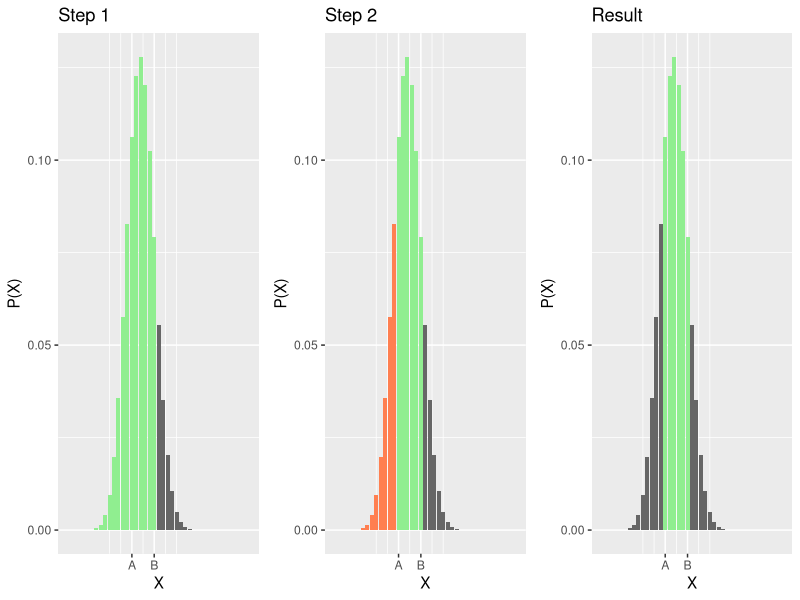
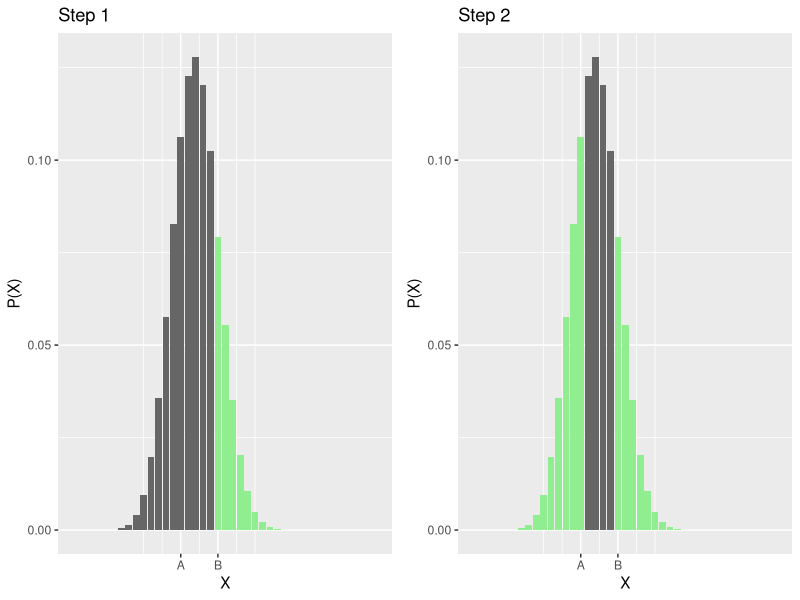
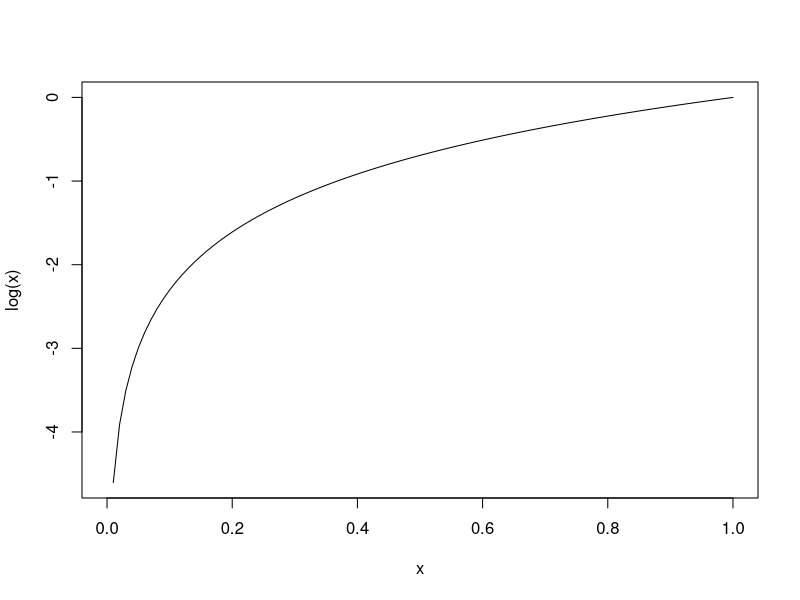

Recreate these plots in R, in order.
## ---- chunk 1
library(ggplot2)
library(gridExtra)
library(knitr)
library(kableExtra)
## ---- chunk 2

p1 <- ggplot(data.frame(x=0:40,
									y=dbinom(0:40, size=40, prob=0.4), 
									col=as.character(c(rep("green",15), rep("green",5),rep("grey",41-15-5))))) +
	geom_bar(aes(x=x,y=y,fill=col), stat="identity") +
	scale_x_continuous(labels=c("A", "B"), breaks=c(14 , 19))+ 
	theme(legend.position = "none")+
	scale_fill_manual("", values = c("red"="coral","green" = "lightgreen", "grey" = "grey40"))+
	coord_cartesian(clip = 'off')+
	labs(x="X", y="P(X)", title="Step 1")


p2 <- ggplot(data.frame(x=0:40,
									y=dbinom(0:40, size=40, prob=0.4), 
									col=as.character(c(rep("red",14), rep("green",6),rep("grey",41-15-5))))) +
	geom_bar(aes(x=x,y=y,fill=col), stat="identity") +
	scale_x_continuous(labels=c("A", "B"), breaks=c(14 , 19))+ 
	theme(legend.position = "none")+
	scale_fill_manual("", values = c("red"="coral","green" = "lightgreen", "grey" = "grey40"))+
	coord_cartesian(clip = 'off')+
	labs(x="X", y="P(X)", title="Step 2")

p3 <- ggplot(data.frame(x=0:40,
									y=dbinom(0:40, size=40, prob=0.4), 
									col=as.character(c(rep("grey",14), rep("green",6),rep("grey",41-15-5))))) +
	geom_bar(aes(x=x,y=y,fill=col), stat="identity") +
	scale_x_continuous(labels=c("A", "B"), breaks=c(14 , 19))+ 
	theme(legend.position = "none")+
	scale_fill_manual("", values = c("red"="coral","green" = "lightgreen", "grey" = "grey40"))+
	coord_cartesian(clip = 'off')+
	labs(x="X", y="P(X)", title="Result")


grid.arrange(p1, p2, p3, ncol=3)
## ---- chunk 3

p1 <- ggplot(data.frame(x=0:40,
									y=dbinom(0:40, size=40, prob=0.4), 
									col=as.character(c(rep("grey",15), rep("grey",4),rep("green",41-15-4))))) +
	geom_bar(aes(x=x,y=y,fill=col), stat="identity") +
	scale_x_continuous(labels=c("A", "B"), breaks=c(14 , 19))+ 
	theme(legend.position = "none")+
	scale_fill_manual("", values = c("red"="coral","green" = "lightgreen", "grey" = "grey40"))+
	coord_cartesian(clip = 'off')+
	labs(x="X", y="P(X)", title="Step 1")


p2 <- ggplot(data.frame(x=0:40,
									y=dbinom(0:40, size=40, prob=0.4), 
									col=as.character(c(rep("green",15), rep("grey",4),rep("green",41-15-4))))) +
	geom_bar(aes(x=x,y=y,fill=col), stat="identity") +
	scale_x_continuous(labels=c("A", "B"), breaks=c(14 , 19))+ 
	theme(legend.position = "none")+
	scale_fill_manual("", values = c("red"="coral","green" = "lightgreen", "grey" = "grey40"))+
	coord_cartesian(clip = 'off')+
	labs(x="X", y="P(X)", title="Step 2")


grid.arrange(p1, p2, nrow=1)
## ---- chunk 4
x <- 1:6
n <- length(x) #kategoriak szama

(max(x)+min(x))/2 #varhato ertek
(n^2-1)/12 #variancia
sqrt((n^2-1)/12) #szoras
## ---- chunk 5
x <- 1:6
n <- length(x) #kategoriak szama
p <- rep(1/n, n ) #kategoriak gyakorisaga: 1/6, 1/6, 1/6, 1/6, 1/6 es 1/6

sum(p*x) #varhato ertek
sum(p*x^2) - sum(p*x)^2 #variancia
sqrt(sum(p*x^2) - sum(p*x)^2) #szoras
## ---- chunk 6
choose(8, 2) #combination: 10C2
combn(8, 2) #kidobja az osszes kombinaciot 
## ---- chunk 7
N=30 # ennyi kacsa van osszesen
k = 6 # ennyi kacsat lovunk le
m = N*0.6 # 18 : ennyi kacsa him 
n = 30-m # 12 : ennyi kacsa nosteny
M = k*m/N # varhato ertek : ugye (m+n) = N
M

k * m/N*(1-m/N)*(1-(k-1)/(N-1)) #variancia
## ---- chunk 8
N=30 # ennyi kacsa van osszesen
k = 6 # ennyi kacsat lovunk le
m = N*0.6 # 18 : ennyi kacsa him 
n = 30-m # 12 : ennyi kacsa nosteny

x <- 0:6 # ennyi lelott kacsa lehet him
p <- dhyper(x, m=m, n=n, k=k) #kategoriak gyakorisaga
## ---- chunk 9
sum(p*x) #varhato ertek
sum(p*x^2) - sum(p*x)^2 #variancia
sqrt(sum(p*x^2) - sum(p*x)^2) #szoras
## ---- chunk 10
dhyper(1, m=18, n=12, k=6) + dhyper(3, m=18, n=12, k=6) + dhyper(5, m=18, n=12, k=6)
#vagy
sum( dhyper(c(1,3,5), m=18, n=12, k=6) )
## ---- chunk 11
1 - phyper(2, m=18, n=12, k=6)
## ---- chunk 12
qhyper(0.15, m=18, n=12, k=6)
## ---- chunk 13
n = 40
p = 0.4

n*p # varhato ertek

n*p*(1-p) # variancia
sqrt(n*p*(1-p)) # szoras
## ---- chunk 14
x <- 0:40 # ennyi ember tartalmazza lehetsegesen a gent
p <- dbinom(x, size = n, prob = 0.4) #kategoriak gyakorisaga
## ---- chunk 15
sum(p*x) #varhato ertek
sum(p*x^2) - sum(p*x)^2 #variancia
sqrt(sum(p*x^2) - sum(p*x)^2) #szoras
## ---- chunk 16
1 - dbinom(14, size=40, prob=0.4)
## ---- chunk 17
1 - pbinom(25, size=40, prob=0.4) + pbinom(14, size=40, prob=0.4)
## ---- chunk 18
qbinom(0.7, size=40, prob=0.4)
## ---- chunk 19
curve(log(x))
## ---- chunk 20
dpois(34, lambda=25)
## ---- chunk 21
ppois(34, lambda=25)
## ---- chunk 22
qpois(0.2, lambda=25)
## ---- chunk 23
madar <- c(2, 1, 5, 9, 10, 4, 0, 0, 0, 1, 0, 1, 3)
var(madar) # variancia
mean(madar) # varhato ertek
